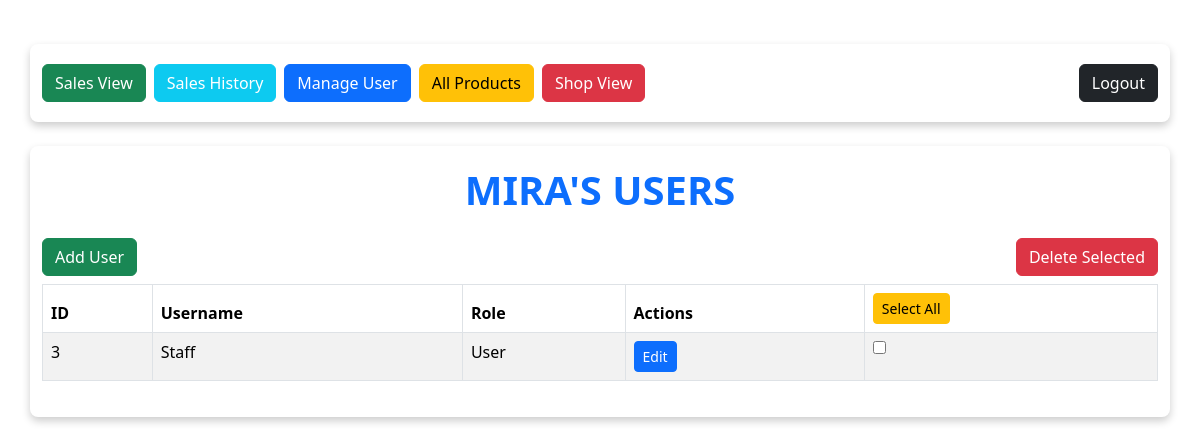
The app's page /Admin/manageuser.php (signed in) with its own data.
### tables this page shows
CREATE TABLE `users` (
  `user_id` int(11) NOT NULL,
  `username` varchar(50) NOT NULL,
  `user_password` varchar(250) NOT NULL,
  `user_role` varchar(50) NOT NULL
);

### Admin/manageuser.php (the view, shortened to what this page needs)
<?php
include "adminsession.php";
try{
    $pdo->beginTransaction();
    $fetch_user = $pdo->query("SELECT * FROM users WHERE user_role = 'User'");
}catch(Exception $e){
    $pdo->rollBack();
    echo $e->getMessage();
}
?>
<!DOCTYPE html>
<html lang="en">
<head>
    <link href="https://cdn.jsdelivr.net/npm/bootstrap@5.3.2/dist/css/bootstrap.min.css" rel="stylesheet">
</head>
<body>
<div class="container my-4 d-flex justify-content-between flex-wrap gap-2">
    <div class="d-flex flex-wrap gap-2">
        <a href="index.php" class="btn btn-success btn-custom">Sales View</a>
        <a href="history.php" class="btn btn-info text-white btn-custom">Sales History</a>
        <a href="manageuser.php" class="btn btn-primary btn-custom">Manage User</a>
        <a href="table.php" class="btn btn-warning btn-custom">All Products</a>
        <a href="shopview.php" class="btn btn-danger btn-custom">Shop View</a>
    </div>
    <div>
        <a href="../logout.php" class="btn btn-dark btn-custom">Logout</a>
    </div>
</div>
<div class="container my-4">
    <h1 class="text-center fw-bold text-primary mb-4">MIRA'S USERS</h1>
    <div class="table-responsive">
        <form action="delete.php" method="post">
            <div class="justify-content-between ">
                <a href="adduser.php" class="btn btn-success">Add User</a>
                <button name="delete_selected" class="btn btn-danger mb-2 float-end">Delete Selected</button>
            </div>
            <table class="table table-bordered table-striped">
                <?php if($fetch_user->rowCount()<1):?>
                    <center><h2>No Users Found</h2></center>
                <?php else:?>
                    <thead class="thead-dark">
                        <tr>
                            <th>ID</th>
                            <th>Username</th>
                            <th>Role</th>
                            <th>Actions</th>
                            <th>
                                <button type="button" class="btn btn-warning btn-sm mx-auto" id="select-all">Select All</button>
                            </th>
                        </tr>
                    </thead>
                    <tbody>
                        <?php while($user = $fetch_user->fetch()){?>
                            <tr>
                                <td><?= $user['user_id']?></td>
                                <td><?= htmlspecialchars($user['username']) ?></td>
                                <td><?= htmlspecialchars($user['user_role']) ?></td>
                                <td>
                                    <a href="edit.php?id=<?= $user['user_id']?>" class="btn btn-primary btn-sm">Edit</a>
                                </td>
                                <td>
                                    <input type="checkbox" class="delete-checkbox" name="user_ids[]" value="<?= $user['user_id']?>">
                                </td>
                            </tr>
                        <?php };?>
                    </tbody>
                <?php endif?>
            </table>
        </form>
    </div>
</div>
</body>
</html>

### style.php (style rules this page uses)
body { font-family: Arial, sans-serif; background-color: #f4f4f4; color: #333; margin: 0; padding: 20px; }
.container { max-width: 1000px; margin: auto; background: white; padding: 20px; border-radius: 8px; box-shadow: 0 4px 8px rgba(0, 0, 0, 0.2); }
h1, h2 { color: #007BFF; }

### records on screen
users: user_id "3", username "Staff", user_role "User"
